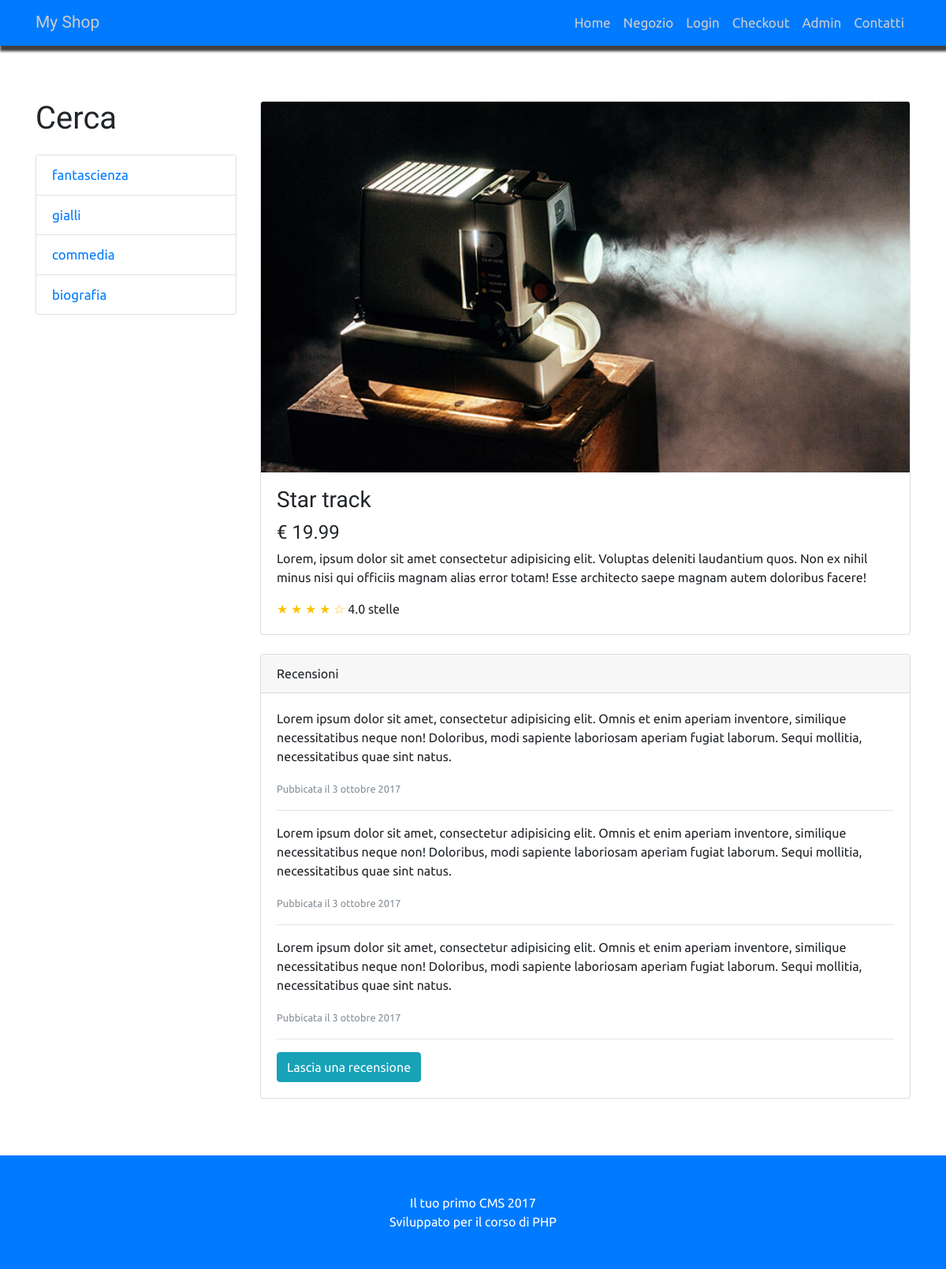
/ECOMM/public/prodotto.php?id=1, run on the app's committed database.
### tables this page shows
CREATE TABLE `categorie` (
  `id_cat` int(11) NOT NULL,
  `nome_cat` varchar(255) NOT NULL
);

CREATE TABLE `prodotti` (
  `id_prodotto` int(11) NOT NULL,
  `nome_prodotto` varchar(255) NOT NULL,
  `descr_prodotto` varchar(255) NOT NULL,
  `prezzo` float NOT NULL,
  `cat_prodotto` int(11) NOT NULL,
  `immagine` text NOT NULL
);

### ECOMM/public/prodotto.php (the view, shortened to what this page needs)
<?php include(FRONT_END . DS . 'header.php'); ?>
    <div class="container my-5">
      <div class="row">
      <?php include(FRONT_END . DS . 'sidebar.php'); ?>
        <?php
          $pdtSingolo = query("SELECT * FROM prodotti WHERE id_prodotto = {$_GET['id']}");
          while($row = fetch_array($pdtSingolo)):
        ?>
        <div class="col-lg-9">
          <div class="card mt-4">
            <img class="card-img-top img-fluid" src="../risorse/<?php echo $row['immagine']; ?>" alt="">
            <div class="card-body">
              <h3 class="card-title"><?php echo $row['nome_prodotto']; ?></h3>
              <h4>€ <?php echo $row['prezzo']; ?></h4>
              <p class="card-text"><?php echo $row['descr_prodotto']; ?></p>
              <span class="text-warning">&#9733; &#9733; &#9733; &#9733; &#9734;</span>
              4.0 stelle
            </div>
          </div>
          <div class="card card-outline-secondary my-4">
            <div class="card-header">
              Recensioni
            </div>
            <div class="card-body">
              <p>Lorem ipsum dolor sit amet, consectetur adipisicing elit. Omnis et enim aperiam inventore, similique necessitatibus neque non! Doloribus, modi sapiente laboriosam aperiam fugiat laborum. Sequi mollitia, necessitatibus quae sint natus.</p>
              <small class="text-muted">Pubbicata il 3 ottobre 2017</small>
              <hr>
              <p>Lorem ipsum dolor sit amet, consectetur adipisicing elit. Omnis et enim aperiam inventore, similique necessitatibus neque non! Doloribus, modi sapiente laboriosam aperiam fugiat laborum. Sequi mollitia, necessitatibus quae sint natus.</p>
              <small class="text-muted">Pubbicata il 3 ottobre 2017</small>
              <hr>
              <p>Lorem ipsum dolor sit amet, consectetur adipisicing elit. Omnis et enim aperiam inventore, similique necessitatibus neque non! Doloribus, modi sapiente laboriosam aperiam fugiat laborum. Sequi mollitia, necessitatibus quae sint natus.</p>
              <small class="text-muted">Pubbicata il 3 ottobre 2017</small>
              <hr>
              <a href="#" class="btn btn-info">Lascia una recensione</a>
            </div>
          </div>
        </div>
          <?php endwhile ?>
      </div>
    </div>
    <?php include(FRONT_END . DS . 'footer.php'); ?>

### ECOMM/risorse/funzioni.php (shortened to what this page needs)
<?php
function query($sql){
  global $connessione;
  return mysqli_query($connessione,$sql);
}
function fetch_array($risultato){
  return mysqli_fetch_array($risultato);
}
function mostraCategorie(){
  $ricercaCategorie = query("SELECT * FROM categorie");
  while($row = fetch_array($ricercaCategorie)){
    $categorie = <<<STRINGA_CAT
      <a href='categorie.php?id={$row['id_cat']}' class='list-group-item'>{$row['nome_cat']}</a>
    STRINGA_CAT;
    echo $categorie;
  }
}

### ECOMM/public/css/custom.css (style rules this page uses)
body { padding-top: 54px; font-family: Ubuntu, sans-serif; }
h1,h2,h3,h4,h5,h6 { font-family: Prompt, sans-serif; }
a { font-size: 17px }
@media (min-width: 992px) { body { padding-top: 56px; } }

### data on the page
categorie: nome_cat "fantascienza"
categorie: nome_cat "gialli"
categorie: nome_cat "commedia"
categorie: nome_cat "biografia"
prodotti: immagine (picture), nome_prodotto "Star track", prezzo "19.99", descr_prodotto "Lorem, ipsum dolor sit amet consectetur adipisicing elit. Voluptas deleniti laudantium quos. Non ex nihil minus nisi qui officiis magnam alias error totam! Esse architecto saepe magnam autem doloribus facere!"
